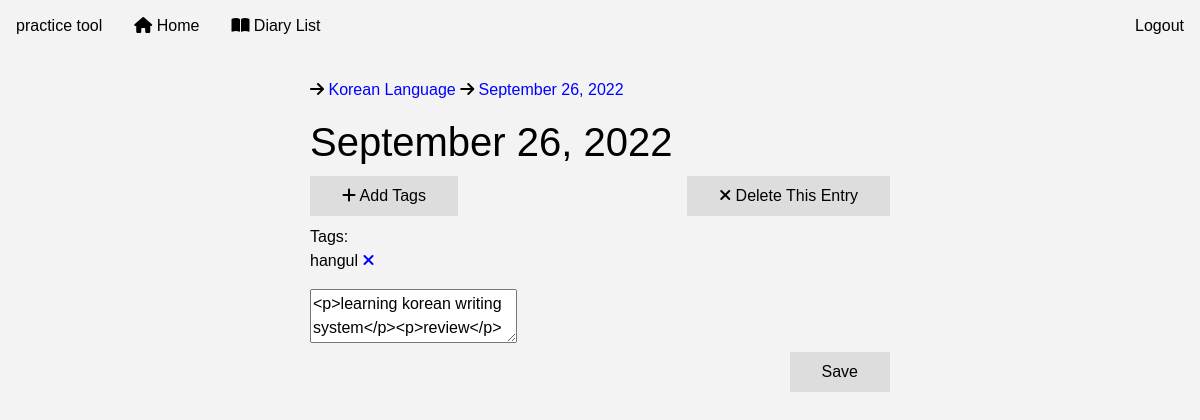
The app's page /entry/21 (signed in), older data.
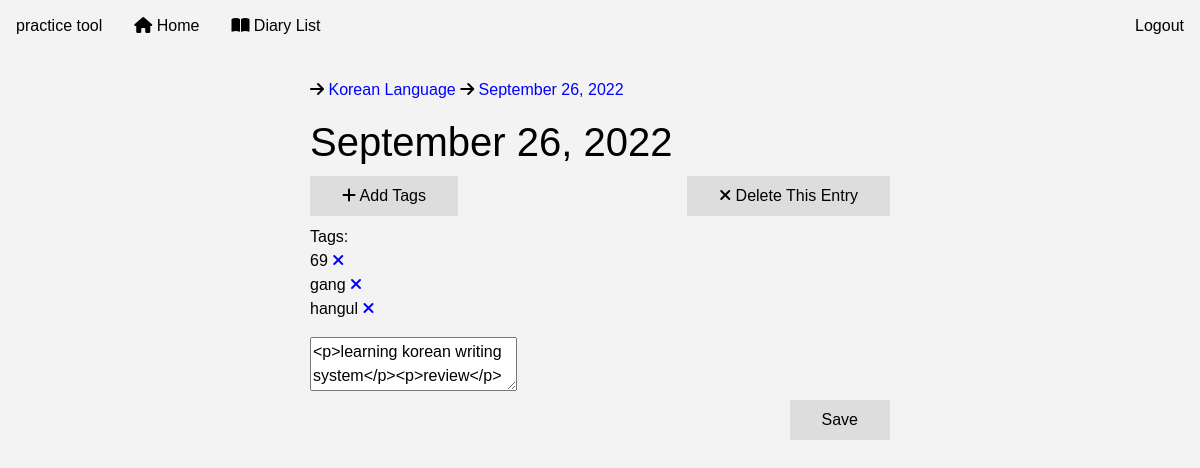
The same page, newer data.
### models.py (models this page shows, shortened)
class Tag(db.Model):
    __tablename__ = 'Tag'
    id = db.Column(db.Integer, primary_key=True, nullable=False)
    user_id = db.Column(db.Integer, ForeignKey('User.id'), nullable=False)
    name = db.Column(db.String)
    entries = relationship('Entry', secondary=EntryTag, back_populates='tags')

### app.py (the view)
@app.route('/entry/<int:id>', methods=['GET', 'POST'])
@login_required
def entry(id):
    form = EntryForm()
    entry = models.Entry.query.filter_by(user_id=current_user.id,
                                         id=id).first_or_404()
    if form.validate_on_submit():
        entry.notes = form.notes.data
        db.session.merge(entry)
        db.session.commit()
        flash('Saved notes')
        return redirect(url_for('entry', id=id))
    form.notes.data = entry.notes
    return render_template('entry.html', entry=entry, form=form)

### forms.py
class EntryForm(FlaskForm):
    notes = CKEditorField('Notes',
                          validators=[DataRequired(), Length(max=2000)])
    submit = SubmitField('Save')

### app.py (called while the page is built)
@login_manager.user_loader
def load_user(id):
    return models.User.query.get(int(id))

### templates/entry.html (shortened to what this page needs)
{% extends 'layout.html' %} {% block content %}
    <p>
      <i class="fa-solid fa-arrow-right"></i>
      <a href="{{url_for('diary', id=entry.diary.id)}}">{{entry.diary.title}}</a>
      <i class="fa-solid fa-arrow-right"></i>
      <a href="{{url_for('entry', id=entry.id)}}">{{entry.date.strftime('%B %d, %Y')}}</a>
    </p>
    <h1>{{entry.date.strftime('%B %d, %Y')}}</h1>
<a href="{{url_for('add_tag', id=entry.id)}}" class="button"><i class="fa-solid fa-plus"></i> Add Tags</a>
<a href="{{url_for('delete_entry', id=entry.id)}}" class="button" style="float:right"><i class="fa-solid fa-xmark"></i> Delete This Entry</a>
<p>
{% if entry.tags|length > 0 %}
    Tags:
    <br>
    {% for tag in entry.tags %}
      {{tag.name}}<a href="{{url_for('remove_tag', id=entry.id, tid=tag.id)}}"> <i class="fa-solid fa-xmark"></i></a>
      <br>
    {% endfor %}
  {% endif %}
</p>
<form id="entry" method="post">
  <div class="text-editor">
    {{ form.notes }}
  </div>
{{ form.submit(class="button", style="float:right") }}
</form>
{% endblock %}

Row changes from the older to the newer data that the page shows:
added Tag: name "69"
added Tag: name "gang"
